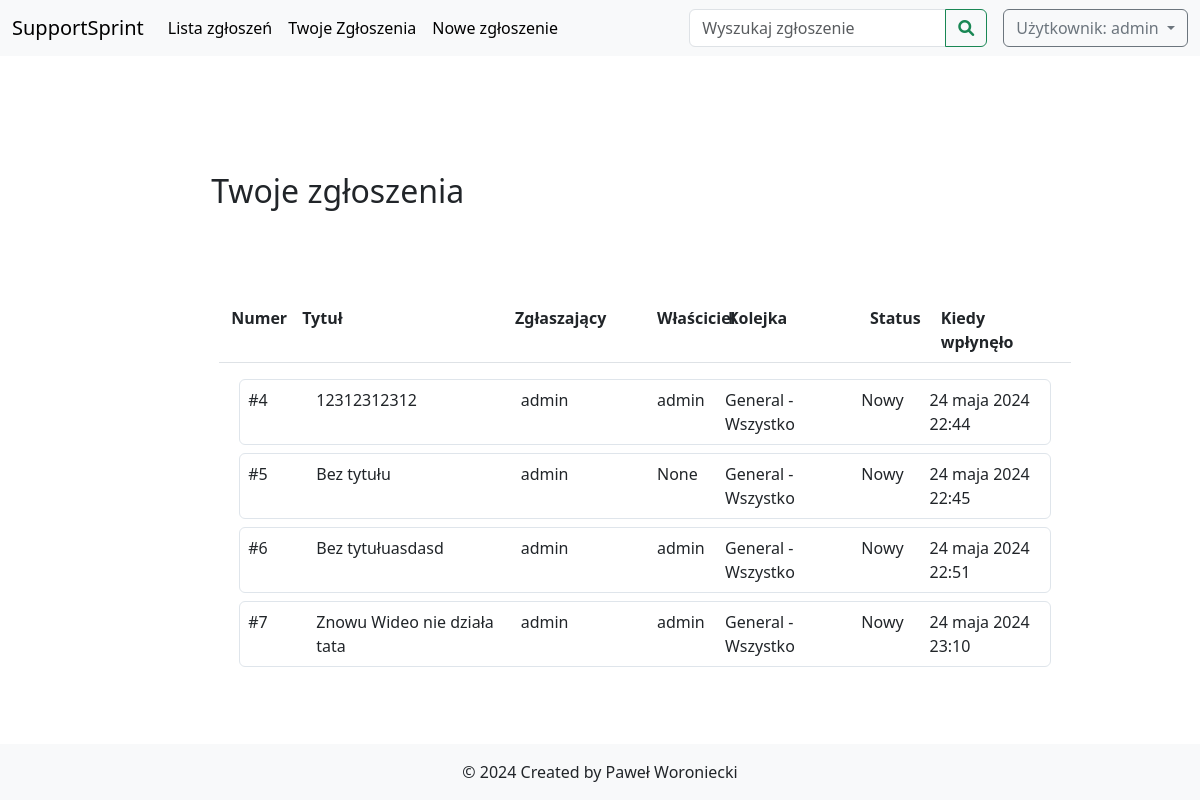
The app's page /user-tickets/ (signed in), older data.
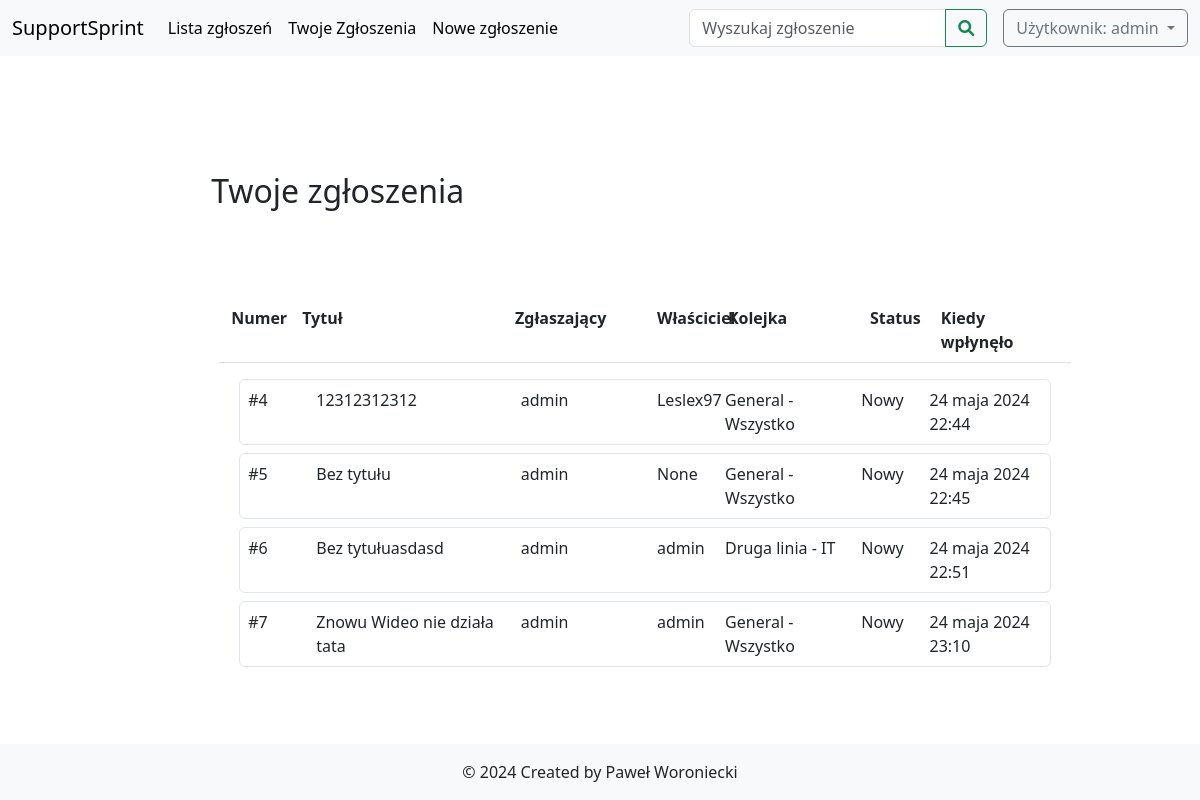
The same page, newer data.
### deskhelp/models.py (models this page shows, shortened)
class Ticket(models.Model):
    class Status(models.TextChoices):
        NOWY = 'Nowy', _('Nowy')
        W_TRAKCIE = 'W trakcie', _('W trakcie')
        ZAKONCZONY = 'Zakończony', _('Zakończony')
        ZAMKNIETY = 'Zamknięty', _('Zamknięty')
        ODRZUCONY = 'Odrzucony', _('Odrzucony')
        ZAMROZONY = 'Zamrożony', _('Zamrożony')
        NIEAKTYWNY = 'Nieaktywny', _('Nieaktywny')
    title = models.TextField(
        default='Bez tytułu',
        verbose_name='Tytuł zgłoszenia',
        null=False
    )
    reporter = models.CharField(
        max_length=50,
        verbose_name='Zgłaszający'
    )
    content = models.TextField(
        verbose_name='Treść',
        max_length=10000,
        null=False
    )
    owner = models.ForeignKey(
        User,
        blank=True,
        null=True,
        on_delete=models.CASCADE
    )
    status = models.CharField(
        max_length=20,
        choices=Status.choices,
        default=Status.NOWY
    )
    queue = models.ForeignKey(Queue,
                               on_delete=models.CASCADE,
                                 default=1,
                                 verbose_name='Kolejka')
    created_at = models.DateTimeField(auto_now_add=True)
    updated_at = models.DateTimeField(auto_now=True)

class Queue(models.Model):
    name = models.CharField(max_length=100)
    department = models.ForeignKey(Department, on_delete=models.CASCADE)
    users = models.ManyToManyField(User, related_name='queues')
    def __str__(self):
        return f"{self.name} - {self.department.name}"

class Department(models.Model):
    name = models.CharField(max_length=100)
    users = models.ForeignKey(User , on_delete=models.CASCADE, null=True)

### deskhelp/views.py (the view, shortened to what this page needs)
# urls.py: path('user-tickets/', UserTicketsView.as_view(), name='user_tickets'),
class UserTicketsView(View):
    template_name = 'user_tickets.html'
    def get(self, request, *args, **kwargs):
        tickets = Ticket.objects.filter(
            reporter=request.user,
        )
        for ticket in tickets:
            ticket.truncated_title = ticket.title[:30] + "..." if len(ticket.title) > 30 else ticket.title
        context = {
            "user": request.user,
            "tickets": tickets,
        }
        return render(request, self.template_name, context)

### deskhelp/templates/user_tickets.html
{% extends 'tickets.html' %}
{% block headeer %}
<h2 class='h2  pb-5 mb-5'>Twoje zgłoszenia </h2>
{% endblock %}

### deskhelp/templates/tickets.html (shortened to what this page needs)
{% extends 'desk_main.html' %}
{% block content %}
{% block headeer %}{% endblock %}
<div class='  m-2'>
    <div class="container-fluid">
<div class="row fw-bold border-bottom pb-2 mb-3">
    <div class="col-md-1">Numer</div>
    <div class="col-md-3">Tytuł</div>
    <div class="col-md-2">Zgłaszający</div>
    <div class="col-md-1">Właściciel</div>
    <div class="col-md-2">Kolejka</div>
    <div class="col-md-1">Status</div>
    <div class="col-md-2">Kiedy wpłynęło</div>
</div>
        {% for ticket in tickets %}
        <div class='ticket border rounded mb-2 m-2 p-2' onclick="window.location.href='{% url 'ticket_details' ticket.id %}'">
            <div class="row">
                <div class="col-md-1">#{{ ticket.id }}</div>
                <div class="col-md-3">{{ ticket.truncated_title }}</div>
                <div class="col-md-2">{{ ticket.reporter }}</div>
                <div class="col-md-1">{{ ticket.owner }}</div>
                <div class="col-md-2">{{ ticket.queue }}</div>
                <div class="col-md-1">{{ ticket.status }}</div>
                <div class="col-md-2">{{ ticket.created_at }}</div>
            </div>
        </div>
        {% endfor %}
    </div>
</div>
{% endblock %}

Row changes from the older to the newer data that the page shows:
changed Ticket id 4: owner "admin" → "Leslex97"
changed Ticket "Bez tytułuasdasd": queue "General - Wszystko" → "Druga linia - IT"
